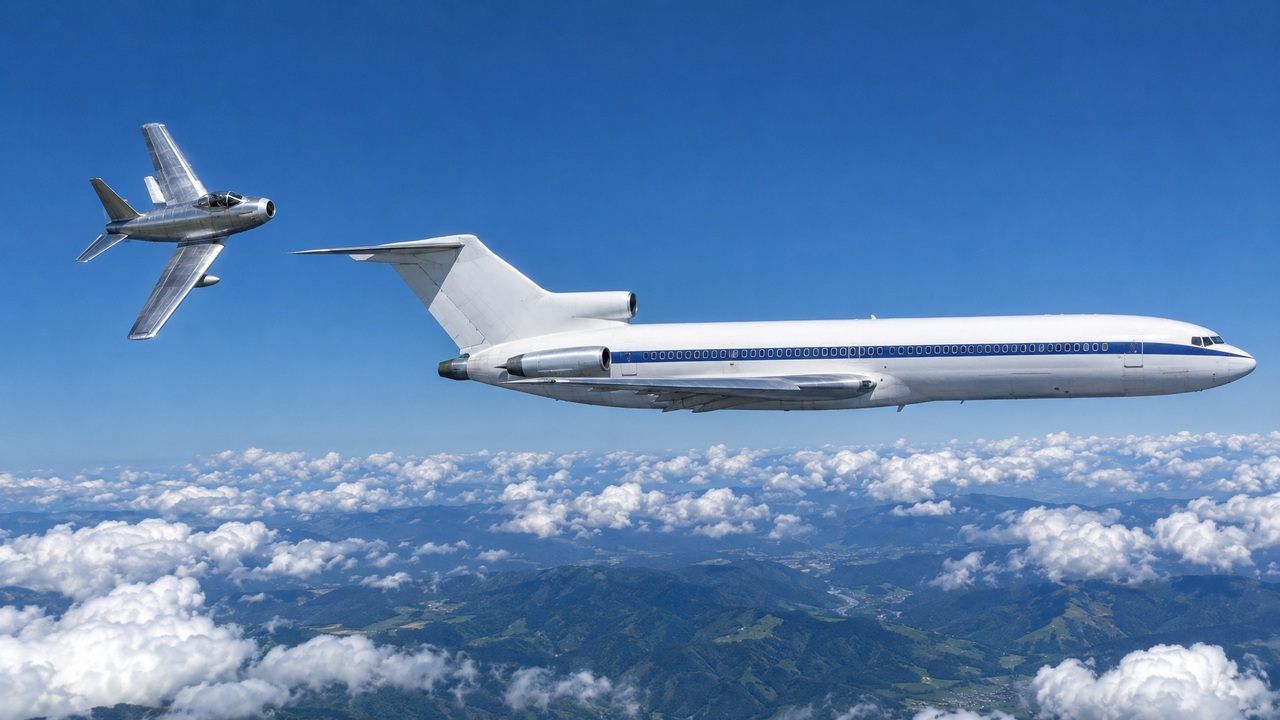
#> input picture ref/ep31/ai/ep31_szk_a.jpg, 1280 x 720 px; its folder holds 4 pictures in this run
$ python ep31_thumb_plane.py
#> lines starting #> are read from the running program, lines starting #| are printed output that depends on the picture; after the words box and inside, x2 and y2 are one past the last pixel; in counts of white or black regions, pixels touching at a corner belong together
# -*- coding: utf-8 -*-
"""31本目 ⑥ サムネ：生成の地（szk_a・szk_b）の2機を空から切り抜き、字の手前に重ねる透明つき PNG を作る
（17本目 `ep17_ai_plane.py` の考え方＝空との違いで機体の型を取る）。

なぜ：11-09 カズヤくん「背景の写真の存在感が薄いので、もっと大きく表示。もしくはもっとインパクトのある画像を生成」。
     H 反転版は字の中が暗い白黒＝大きな「雫石」が真ん中の帯をほぼ全部ふさぎ、2機は字の後ろ（暗い側）に隠れる。
     寄せる（1.35倍など）と、2機が横いっぱいに並んでいるので機首か戦闘機が画面の外へ切れる → 機体だけを字の手前・上下の行の奥に出す。
やること：
  ① 空（青・色の濃い画素）でない画素のつながりのうち、画面の下の端に触れない大きな塊＝機体の種（雲と山は下の端に触れる）
  ② GrabCut（OpenCV）で種のまわりを詰める（確かな空と下の雲の塊＝背景・種の芯＝前景）
  ③ 穴を埋め・小さな塊を捨て・縁を 1.2px ぼかす → ref/ep31/ai/ep31_szk_{a,b}_plane.png（1280×720・透明つき）
  ④ 確かめの並べ（左＝地に赤い輪郭・右＝市松の上の切り抜き）→ out/thumb/ep31/chk31_plane.png
    python -P qa_out/ep31_thumb_plane.py
"""
import sys
from pathlib import Path

import cv2
import numpy as np
from PIL import Image, ImageFilter
from scipy import ndimage

sys.stdout.reconfigure(encoding="utf-8")
HERE = Path(__file__).resolve().parent.parent
AI = HERE / "ref" / "ep31" / "ai"
OUT = HERE / "out" / "thumb" / "ep31"
MIN_AREA = 1500
# 🔧 1回目（下の端に触れない塊＝種）は A で2機とも取れなかった（機体の下の白いかすみが雲までつながり、下の端の塊に入った）・
#    B は雲のかけら4つが種に混ざった → 機体ごとに囲む枠（x0, y0, x1, y1）を決め、枠の中だけを切り抜く。
#    枠＝並べ（cmp31_hinv2 の生の地）で見た位置と、B の1回目の種（旅客機 x355〜1261・y152〜356／戦闘機 x55〜348・y155〜453）から
RECTS = {
    "a": {"戦闘機": (50, 100, 300, 360), "旅客機": (280, 210, 1279, 432)},
    "b": {"戦闘機": (35, 130, 372, 472), "旅客機": (330, 130, 1279, 382)},
}


def cut(g):
#> called with g = 'a'
    src = AI / f"ep31_szk_{g}.jpg"
    img = cv2.imread(str(src))
#> img is the input picture: shape (720, 1280, 3); mean B, G, R 177.5, 129.2, 89.7
    h, w = img.shape[:2]
#> h = 720; w = 1280
    hsv = cv2.cvtColor(img, cv2.COLOR_BGR2HSV)
#> hsv: shape (720, 1280, 3); mean H, S, V 106.9, 131.9, 177.5
    H, S, V = hsv[..., 0].astype(int), hsv[..., 1].astype(int), hsv[..., 2].astype(int)
    sky = (H >= 88) & (H <= 135) & (S >= 70) & (V >= 70)
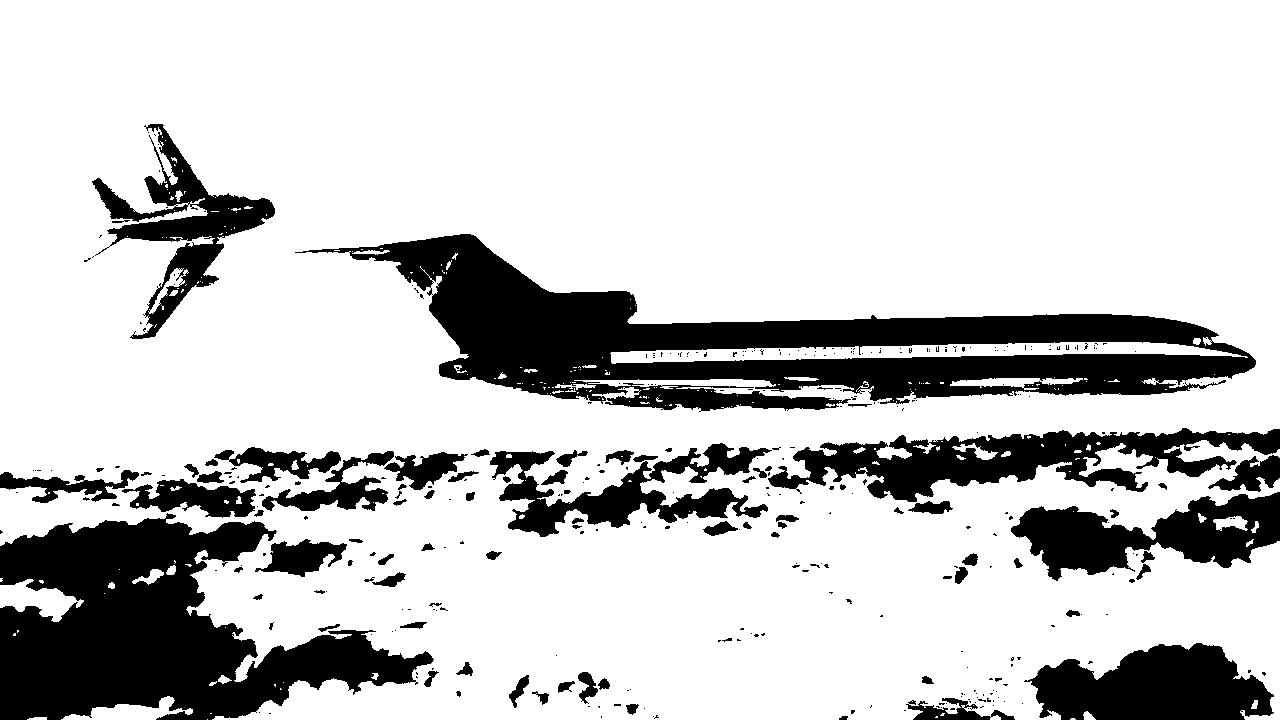
#> sky: shape (720, 1280) bool; 79% white; 363 black regions (278 under 20 px), largest, box (x1, y1, x2, y2) and area: (295, 234, 1256, 412) 61437, (0, 513, 434, 720) 48244, (768, 428, 1280, 502) 16552
    keep = np.zeros((h, w), bool)
    for nm, (x0, y0, x1, y1) in RECTS[g].items():
        gc = np.full((h, w), cv2.GC_BGD, np.uint8)
        box = np.zeros((h, w), bool)
        box[y0:y1, x0:x1] = True
        gc[box & ~sky] = cv2.GC_PR_FGD
        gc[box & sky] = cv2.GC_PR_BGD
        bg, fg = np.zeros((1, 65), np.float64), np.zeros((1, 65), np.float64)
        cv2.grabCut(img, gc, None, bg, fg, 6, cv2.GC_INIT_WITH_MASK)
        m = ((gc == cv2.GC_FGD) | (gc == cv2.GC_PR_FGD)) & box
        m = ndimage.binary_fill_holes(m)
        n2, lab2, st2, _ = cv2.connectedComponentsWithStats(m.astype(np.uint8), 8)
        big = [i for i in range(1, n2) if st2[i][4] >= MIN_AREA]
        part = np.isin(lab2, big)
        ys, xs = np.nonzero(part)
        print(f"  {g} {nm}: 塊 {len(big)}・{int(part.sum())}画素・x{xs.min()}〜{xs.max()}・y{ys.min()}〜{ys.max()}"
              f"（枠 x{x0}〜{x1}・y{y0}〜{y1}＝枠に触れたら枠が狭い）")
        keep |= part
#> box: shape (720, 1280) bool; 24.1% white; 1 white region, box (x1, y1, x2, y2) and area: (280, 210, 1279, 432) 221778
#> keep: shape (720, 1280) bool; 9.6% white; 2 white regions, box (x1, y1, x2, y2) and area: (296, 235, 1256, 412) 76575, (90, 123, 275, 339) 12290
#> lab2: shape (720, 1280) int32; values 0 (black) and 1 (white), 8.3% white; 1 white region, box (x1, y1, x2, y2) and area: (296, 235, 1256, 412) 76575
    rgb = Image.open(src).convert("RGB")
    alpha = Image.fromarray((keep * 255).astype(np.uint8)).filter(ImageFilter.GaussianBlur(1.2))
    rgba = rgb.copy()
    rgba.putalpha(alpha)
    dst = AI / f"ep31_szk_{g}_plane.png"
    rgba.save(dst)
    ys, xs = np.nonzero(keep)
    print(f"  {g}: 切り抜き {int(keep.sum())}画素・x{xs.min()}〜{xs.max()}・y{ys.min()}〜{ys.max()} → {dst.name}")
#|   a: 切り抜き 88865画素・x90〜1255・y123〜411 → ep31_szk_a_plane.png
#> call 2 of cut, with g = 'b'
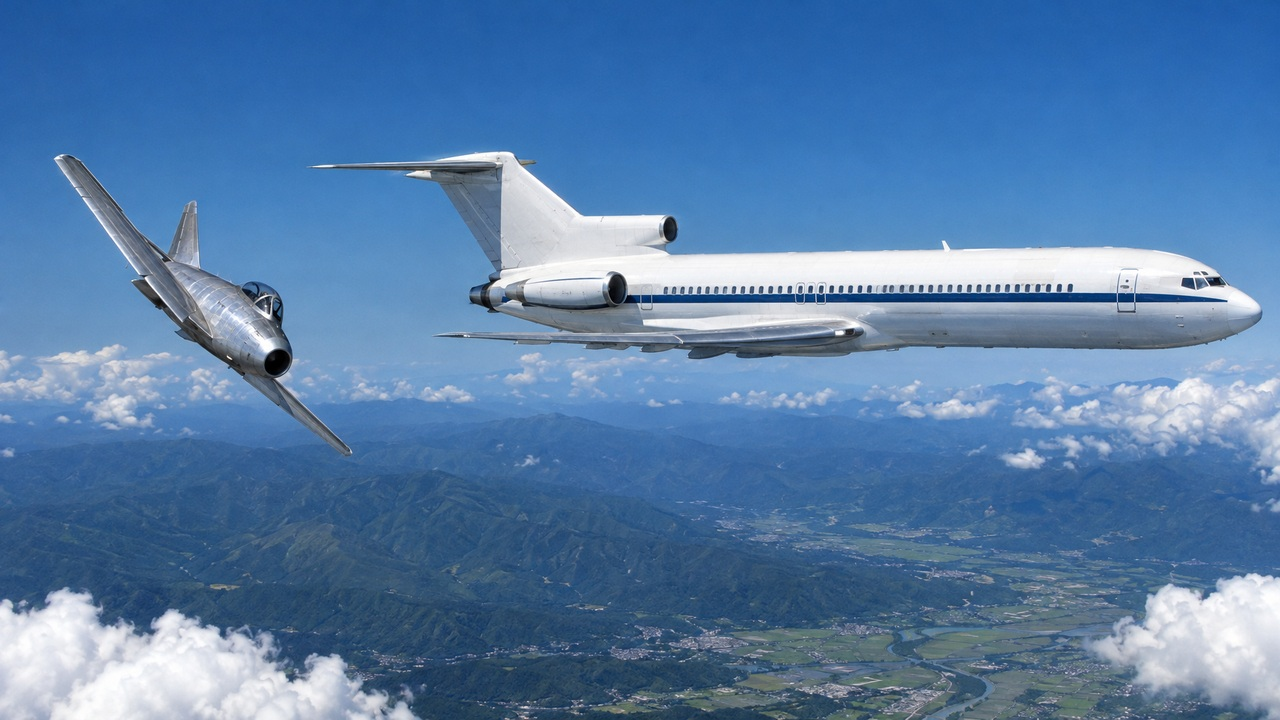
#> input picture ref/ep31/ai/ep31_szk_b.jpg, 1280 x 720 px
#> in cut, img is the input picture: shape (720, 1280, 3); mean B, G, R 168.7, 125.2, 86.3
#> in cut (call 2), `hsv = cv2.cvtColor(img, cv2.COLOR_BGR2HSV)`: hsv: shape (720, 1280, 3); mean H, S, V 105.3, 129, 168.7
#> in cut (call 2), `sky = (H >= 88) & (H <= 135) & (S >= 70) & (V >= 70)`: sky: shape (720, 1280) bool; 80.7% white; 538 black regions (432 under 20 px), largest, box (x1, y1, x2, y2) and area: (313, 152, 1261, 356) 66314, (0, 588, 417, 720) 33533, (949, 573, 1280, 720) 22481
#> the loop in cut (call 2), `for nm, (x0, y0, x1, y1) in RECTS[g].items():` made 2 passes
#> (n2, big) on pass 1: (4, [1])
#> (n2, st2, big) on pass 2: (2, [[0, 0, 1280, 720, 834828], [333, 152, 929, 207, 86772]], [1])
#|   b 戦闘機: 塊 1・16517画素・x54〜349・y155〜451（枠 x35〜372・y130〜472＝枠に触れたら枠が狭い）
#|   b 旅客機: 塊 1・86772画素・x333〜1261・y152〜358（枠 x330〜1279・y130〜382＝枠に触れたら枠が狭い）
#> pass 1, in cut (call 2), `m = ((gc == cv2.GC_FGD) | (gc == cv2.GC_PR_FGD)) & box`:
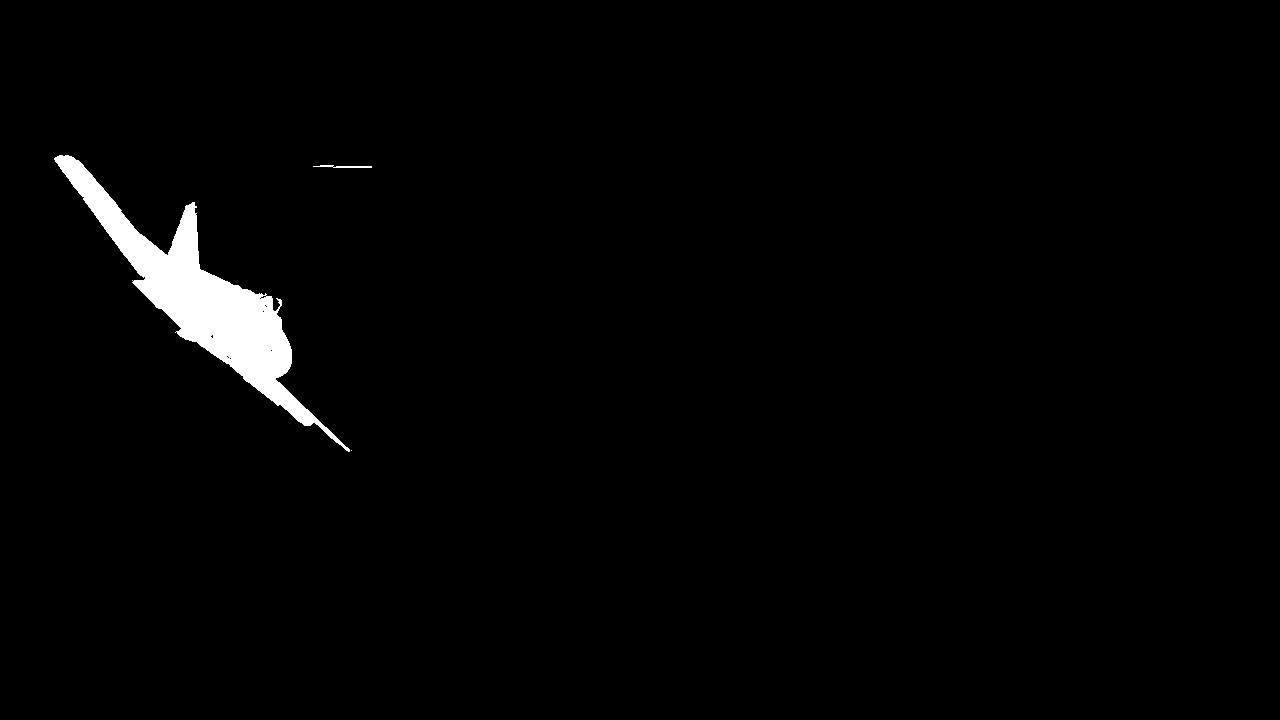
#> m: shape (720, 1280) bool; 1.8% white; 3 white regions (1 under 20 px), largest, box (x1, y1, x2, y2) and area: (54, 155, 350, 452) 16499, (313, 165, 372, 168) 109
#> after the loop in cut (call 2), `for nm, (x0, y0, x1, y1) in RECTS[g].items():`: box: shape (720, 1280) bool; 25.9% white; 1 white region, box (x1, y1, x2, y2) and area: (330, 130, 1279, 382) 239148
#> after the loop in cut (call 2), `for nm, (x0, y0, x1, y1) in RECTS[g].items():`: keep: shape (720, 1280) bool; 11.2% white; 2 white regions, box (x1, y1, x2, y2) and area: (333, 152, 1262, 359) 86772, (54, 155, 350, 452) 16517
#> after the loop in cut (call 2), `for nm, (x0, y0, x1, y1) in RECTS[g].items():`: lab2: shape (720, 1280) int32; values 0 (black) and 1 (white), 9.4% white; 1 white region, box (x1, y1, x2, y2) and area: (333, 152, 1262, 359) 86772
#> after the loop in cut (call 2), `for nm, (x0, y0, x1, y1) in RECTS[g].items():`: part: shape (720, 1280) bool; 9.4% white; 1 white region
#|   b: 切り抜き 103289画素・x54〜1261・y152〜451 → ep31_szk_b_plane.png
    return src, keep, rgba


def check(rows):
    sheet = Image.new("RGB", (1280, 360 * len(rows)), (20, 20, 20))
#> sheet: PIL image 1280x720 RGB; every value is 20
    for r, (src, keep, rgba) in enumerate(rows):
        a = cv2.imread(str(src))
        cs, _ = cv2.findContours(keep.astype(np.uint8), cv2.RETR_EXTERNAL, cv2.CHAIN_APPROX_NONE)
#> cs = 2 contours; box (x1, y1, x2, y2) and area: (296, 235, 1256, 412) 75518, (90, 123, 275, 339) 11882
        cv2.drawContours(a, cs, -1, (0, 0, 255), 3)
#> a: shape (720, 1280, 3); 1.56% of pixels changed, all inside (x1, y1, x2, y2) = (88, 121, 1258, 414)
        left = Image.fromarray(cv2.cvtColor(a, cv2.COLOR_BGR2RGB)).resize((640, 360), Image.LANCZOS)
        chk = Image.new("RGB", (1280, 720), (255, 255, 255))
#> chk: PIL image 1280x720 RGB; every value is 255
        px = np.indices((720, 1280)).sum(0) // 40 % 2
        chk = Image.fromarray(np.where(px[..., None] == 1, 200, 255).astype(np.uint8).repeat(3, -1))
#> chk: PIL image 1280x720 RGB; values 200 (black) and 255 (white), 50% white; 25 white regions
        chk.paste(rgba, (0, 0), rgba)
        sheet.paste(left, (0, 360 * r))
        sheet.paste(chk.resize((640, 360), Image.LANCZOS), (640, 360 * r))
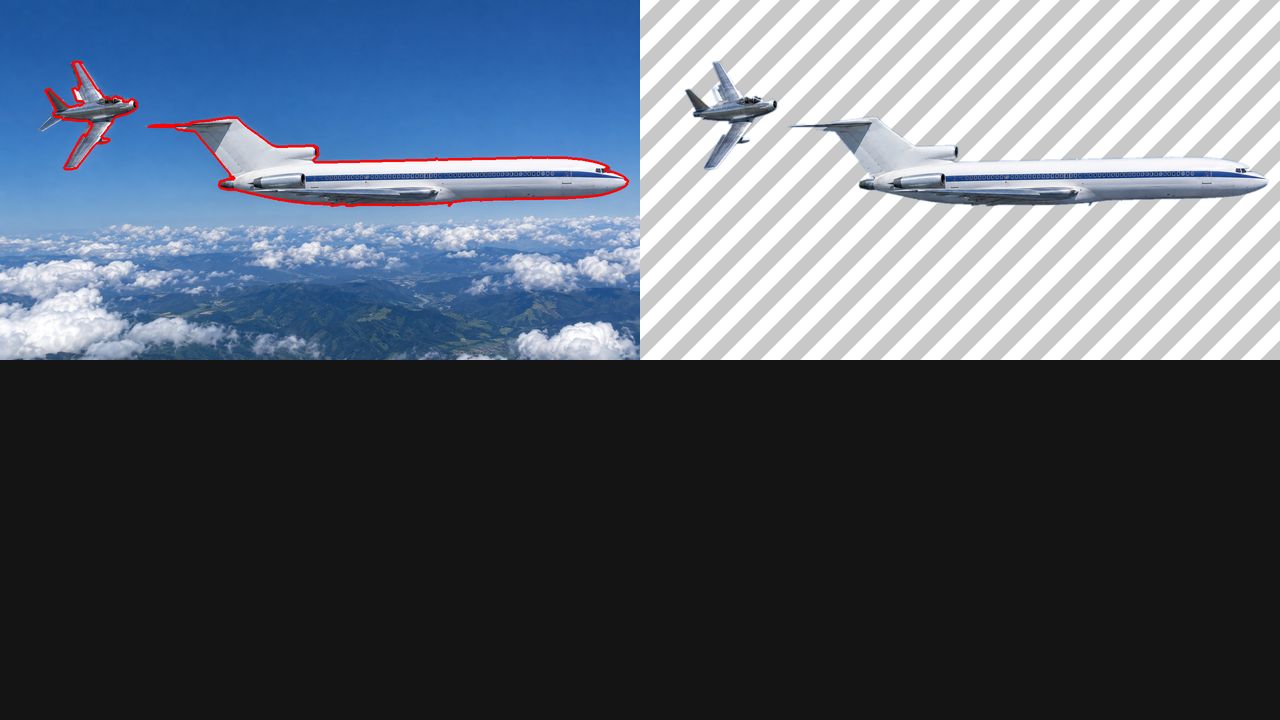
#> sheet: PIL image 1280x720 RGB; mean R, G, B 87.9, 97, 109.3
    OUT.mkdir(parents=True, exist_ok=True)
    sheet.save(OUT / "chk31_plane.png")
    print(OUT / "chk31_plane.png")


if __name__ == "__main__":
    check([cut("a"), cut("b")])
